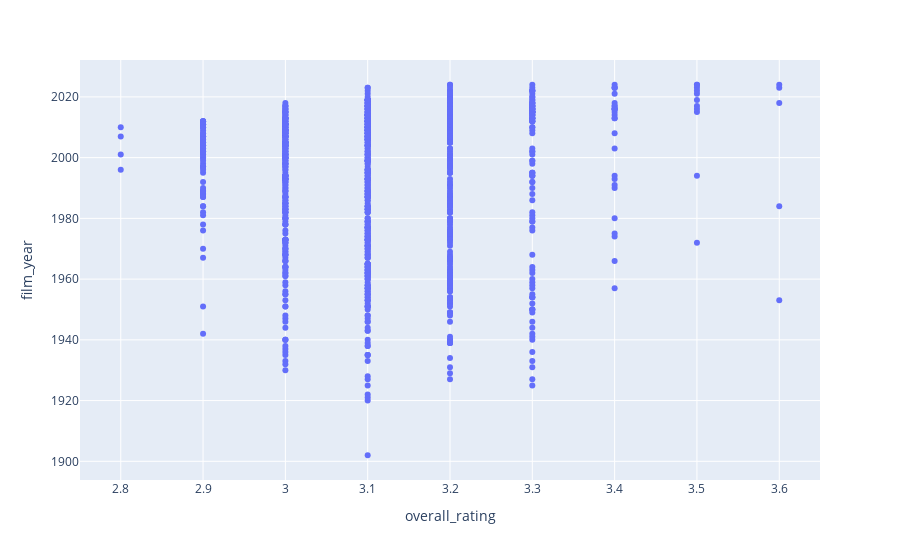

The notebook cell this image was saved under:
### Markdown cell above
## Is there any correlation between the year of production and the overall rating?

### Code cell
fig = px.scatter(movies, x = 'overall_rating', y = 'film_year')
fig.show()

### Figure 1 — Plotly figure (JSON) as saved in the notebook; plotly's stock layout.template omitted (floating-point values rounded to 4 significant figures; data arrays with more than 128 entries replaced by an {"elided": "..."} marker saying what was removed)
{"data": [{"hovertemplate": "overall_rating=%{x}<br>film_year=%{y}<extra></extra>", "legendgroup": "", "marker": {"color": "#636efa", "symbol": "circle"}, "mode": "markers", "name": "", "orientation": "v", "showlegend": false, "type": "scatter", "x": {"elided": "1000 float values"}, "xaxis": "x", "y": {"elided": "1000 int values"}, "yaxis": "y"}], "layout": {"legend": {"tracegroupgap": 0}, "margin": {"t": 60}, "xaxis": {"anchor": "y", "domain": [0, 1], "title": {"text": "overall_rating"}}, "yaxis": {"anchor": "x", "domain": [0, 1], "title": {"text": "film_year"}}}}
